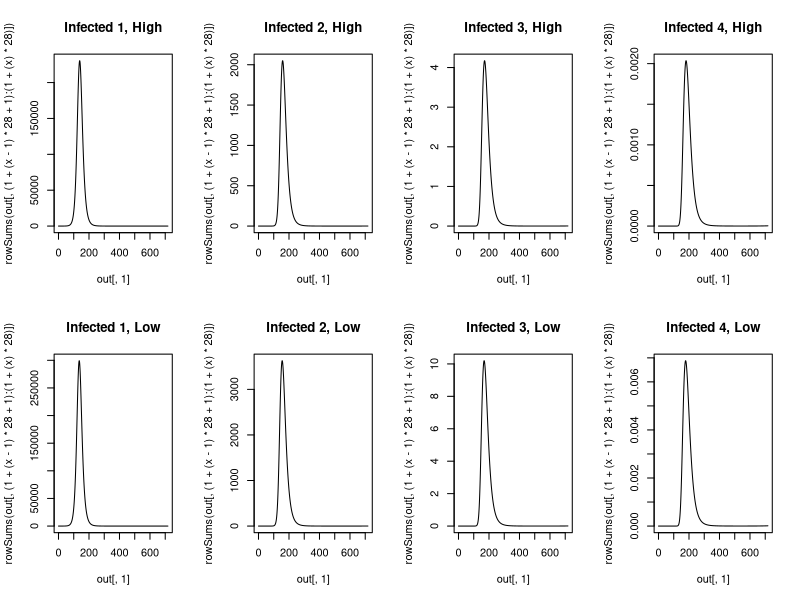
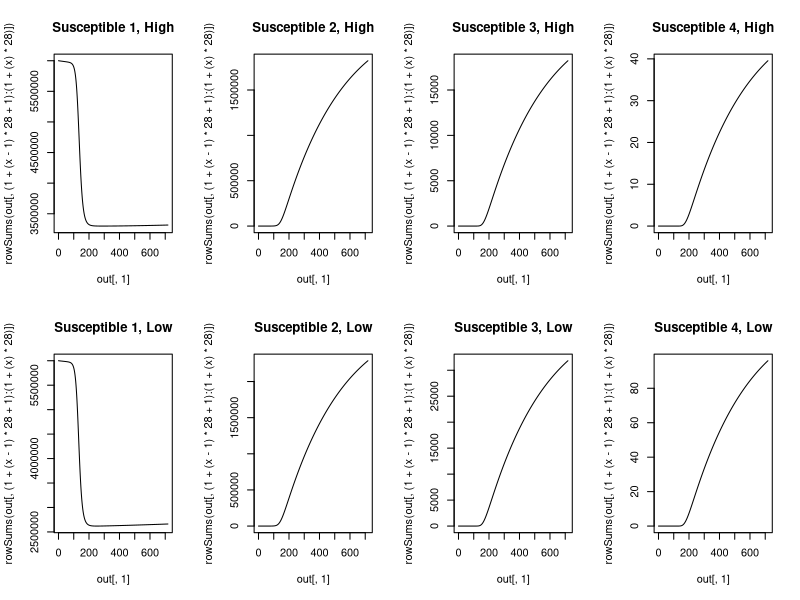
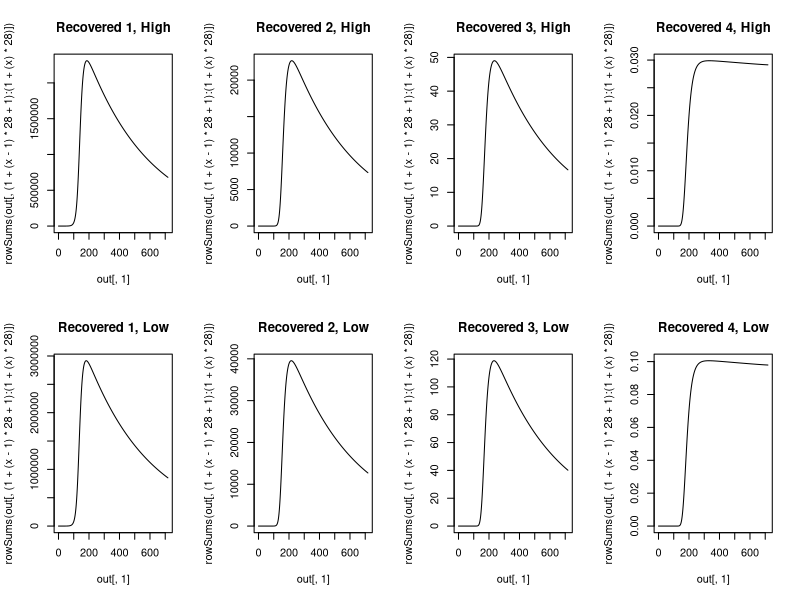

Reproduce these figures in R, in order. (Note: this script raises an error after producing the figures.)
############################
#CRC info
############################
args = commandArgs(TRUE)
input = as.numeric(args[1])
vac.vec = seq(from = 0, to = 1, by = .2)
vac = vac.vec[input]

library(deSolve)

############################
#Initial condidtions and parameters
############################
percentage_vec <- c(rep(1.8,5), rep(1.8,5), rep(1.84,5), rep(1.86,5),
                    17.2, 15, 12.7, 8.8, 5.5, 2.8, 1.3, 0.2)
percentage_vec <- percentage_vec / 100
initial_conditions <- as.data.frame(matrix(NA, nrow = 28*4, ncol = 3))
initial_conditions[,2] <- rep(1:28,4)
for(i in 1:4){
  x <- i - 1
  initial_conditions[x*(28) + (1:28),1] <- rep(i,28)
}
initial_conditions[,3] <- rep(percentage_vec,4)

susceptible_init_h <- cbind(initial_conditions[,1], initial_conditions[,2], rep(NA, 112))
susceptible_init_h[,3] <- c(initial_conditions[1:28,3] * 6 *10^6, initial_conditions[29:56,3] * 0, 
                            initial_conditions[57:84,3] * 0, initial_conditions[85:112,3] * 0)
susceptible_init_l <- cbind(initial_conditions[,1], initial_conditions[,2], rep(NA, 112))
susceptible_init_l[,3] <- c(initial_conditions[1:28,3] * 6 *10^6, initial_conditions[29:56,3] * 0, 
                            initial_conditions[57:84,3] * 0, initial_conditions[85:112,3] * 0)

infected_init_h <- cbind(initial_conditions[,1], initial_conditions[,2], rep(NA, 112))
infected_init_h[,3] <- c(initial_conditions[1:28,3] * 1, initial_conditions[29:56,3] * 0, 
                         initial_conditions[57:84,3] * 0, initial_conditions[85:112,3] * 0)
infected_init_l <- cbind(initial_conditions[,1], initial_conditions[,2], rep(NA, 112))
infected_init_l[,3] <- c(initial_conditions[1:28,3] * 1, initial_conditions[29:56,3] * 0, 
                         initial_conditions[57:84,3] * 0, initial_conditions[85:112,3] * 0)

recovered_init_h <- cbind(initial_conditions[,1], initial_conditions[,2], rep(NA, 112))
recovered_init_h[,3] <- c(initial_conditions[1:28,3] * 0, initial_conditions[29:56,3] * 0, 
                          initial_conditions[57:84,3] * 0, initial_conditions[85:112,3] * 0)
recovered_init_l <- cbind(initial_conditions[,1], initial_conditions[,2], rep(NA, 112))
recovered_init_l[,3] <- c(initial_conditions[1:28,3] * 0, initial_conditions[29:56,3] * 0, 
                          initial_conditions[57:84,3] * 0, initial_conditions[85:112,3] * 0)


susceptible_h <- function(exposure){
  x <- exposure - 1
  susceptible <- c(susceptible_init_h[(x * 28) + 1:28,3])
}
susceptible_total_h <- sum(susceptible_h(1) + susceptible_h(2) + susceptible_h(3) + susceptible_h(4))
susceptible_l <- function(exposure){
  x <- exposure - 1
  susceptible <- c(susceptible_init_l[(x * 28) + 1:28,3])
}
susceptible_total_l <- sum(susceptible_l(1) + susceptible_l(2) + susceptible_l(3) + susceptible_l(4))

infected_h <- function(exposure){
  x <- exposure - 1
  infected <- c(infected_init_h[(x * 28) + 1:28,3])
} 
infected_total_h <- sum(infected_h(1) + infected_h(2) + infected_h(3) + infected_h(4))
infected_l <- function(exposure){
  x <- exposure - 1
  infected <- c(infected_init_l[(x * 28) + 1:28,3])
} 
infected_total_l <- sum(infected_l(1) + infected_l(2) + infected_l(3) + infected_l(4))

recovered_h <- function(exposure){
  x <- exposure - 1
  recovered <- c(recovered_init_h[(x * 28) + 1:28,3])
} 
recovered_total_h <- sum(recovered_h(1) + recovered_h(2) + recovered_h(3) + recovered_h(4))
recovered_l <- function(exposure){
  x <- exposure - 1
  recovered <- c(recovered_init_l[(x * 28) + 1:28,3])
} 
recovered_total_l <- sum(recovered_l(1) + recovered_l(2) + recovered_l(3) + recovered_l(4))

population_h <- sum(susceptible_total_h + infected_total_h + recovered_total_h)
population_l <- sum(susceptible_total_l + infected_total_l + recovered_total_l)


native <- c(rep(1, 7), rep(0.86, 9), rep(0.842, 4), 0.814, 0.7676, 0.7784, rep(0.809, 5))

parms <- c(beta_h = 0.3447,
           beta_l = 0.4529,
           gamma = 1/4,
           sigma = 1/(365 * 1.2),
           mu = 19 / (1000 * 365),
           delta = c((0.013 / 365), rep(0.001 / 365, 4), rep(0, 10), rep(0.001, 5), 
                     0.002 / 365, 0.0025 / 365, 
                     0.004 / 365, 0.0085 / 365,
                     0.0175 / 365, 0.0425 / 365,
                     0.114 / 365, 0.151 / 365),
           age_window = c(rep(1, 21), rep(10, 7)),
           native = c(rep(1, 7), rep(0.86, 9), rep(0.842, 4), 0.814, 0.7676, 0.7784, rep(0.809, 5)),
           travel <- 1 - native,
           vac_h = vac,
           vac_l = vac)

############################
#MODEL
############################
model <- function(t, y, parms){
  
  beta_h <- parms[1]
  beta_l <- parms[2]
  gamma <- parms[3]
  sigma <- parms[4]
  mu <- parms[5]
  delta <- parms[6:33]
  age_window <- parms[34:61]
  native <- parms[62:89]
  travel <- parms[90:117]
  vac_h <- c(rep(0,8), ifelse((t>(365*30)), parms[118] / 365, 0), rep(0,19))
  vac_l <- c(rep(0,8), ifelse((t>(365*30)), parms[119] / 365, 0), rep(0,19))
  
  S1_h <- y[1:28]
  I1_h <- y[29:56]
  R1_h <- y[57:84]
  S2_h <- y[85:112]
  I2_h <- y[113:140]
  R2_h <- y[141:168]
  S3_h <- y[169:196]
  I3_h <- y[197:224]
  R3_h <- y[225:252]
  S4_h <- y[253:280]
  I4_h <- y[281:308]
  R4_h <- y[309:336]
  
  S1_l <- y[337:364]
  I1_l <- y[365:392]
  R1_l <- y[393:420]
  S2_l <- y[421:448]
  I2_l <- y[449:476]
  R2_l <- y[477:504]
  S3_l <- y[505:532]
  I3_l <- y[533:560]
  R3_l <- y[561:588]
  S4_l <- y[589:616]
  I4_l <- y[617:644]
  R4_l <- y[645:672]
  
  FOI <- y[673]
  FOI_h <- y[674]
  FOI_l <- y[675]
  
  infected_total_h <- sum(sum(I1_h), sum(I2_h), sum(I3_h), sum(I4_h))
  population_h <- y[1:336]
  pop_h <- sum(population_h)
  infected_total_l <- sum(sum(I1_l), sum(I2_l), sum(I3_l), sum(I4_l))
  population_l <- y[337:672]
  pop_l <- sum(population_l)
  
  effective_population_h <- population_h + rep(travel,12) * population_l
  effective_population_h <- sum(effective_population_h)
  effective_population_l <- population_l + rep(travel,12) * population_h
  effective_population_l <- sum(effective_population_l)
  
  #first infection
  dS1_h <-  
    mu * c(pop_h, rep(0,27)) +
    c(0, 1/365 / head(age_window, -1) * head(S1_h, -1)) -
    c(1/365 / head(age_window, -1) * head(S1_h, -1), 0) -
    native * S1_h * (beta_h * infected_total_h / effective_population_h) -
    travel * S1_h * (beta_l * infected_total_l / effective_population_l) -
    S1_h * delta -
    S1_h * vac_h
  dS1_l <-  
    mu * c(pop_l, rep(0,27)) +
    c(0, 1/365 / head(age_window, -1) * head(S1_l, -1)) -
    c(1/365 / head(age_window, -1) * head(S1_l, -1), 0) -
    travel * S1_l * (beta_h * infected_total_h / effective_population_h) -
    native * S1_l * (beta_l * infected_total_l / effective_population_l) -
    S1_l * delta - 
    S1_l * vac_l
  
  dI1_h <- 
    native * S1_h * (beta_h * infected_total_h / effective_population_h) +
    travel * S1_h * (beta_l * infected_total_l / effective_population_l) +
    c(0, 1/365 / head(age_window, -1) * head(I1_h, -1)) -
    c(1/365 / head(age_window, -1) * head(I1_h, -1), 0) -
    I1_h * gamma -
    I1_h * delta
  dI1_l <- 
    travel * S1_l * (beta_h * infected_total_h / effective_population_h) +
    native * S1_l * (beta_l * infected_total_l / effective_population_l) +
    c(0, 1/365 / head(age_window, -1) * head(I1_l, -1)) -
    c(1/365 / head(age_window, -1) * head(I1_l, -1), 0) -
    I1_l * gamma -
    I1_l * delta
  
  FOI <- FOI + (sum(dI1_h+dI1_l) / (sum(dS1_h+dS1_l) + 1))
  FOI_h <- FOI_h + (sum(dI1_h) / (sum(dS1_h)+1))
  FOI_l <- FOI_l + (sum(dI1_l) / (sum(dS1_l)+1))
  
  dR1_h <-
    I1_h * gamma +
    c(0, 1/365 / head(age_window, -1) * head(R1_h, -1)) -
    c(1/365 / head(age_window, -1) * head(R1_h, -1), 0) -
    R1_h * sigma -
    R1_h * delta +
    S1_h * vac_h - 
    R1_h * vac_h
  dR1_l <-
    I1_l * gamma +
    c(0, 1/365 / head(age_window, -1) * head(R1_l, -1)) -
    c(1/365 / head(age_window, -1) * head(R1_l, -1), 0) -
    R1_l * sigma -
    R1_l * delta +
    S1_l * vac_l - 
    R1_l * vac_l
  
  #second infection
  dS2_h <- 
    R1_h * sigma +
    c(0, 1/365 / head(age_window, -1) * head(S2_h, -1)) -
    c(1/365 / head(age_window, -1) * head(S2_h, -1), 0) -
    native * S2_h * (0.75 * beta_h * infected_total_h / effective_population_h) -
    travel * S2_h * (0.75 * beta_l * infected_total_l / effective_population_l) -
    S2_h * delta - 
    S2_h * vac_h
  dS2_l <- 
    R1_l * sigma +
    c(0, 1/365 / head(age_window, -1) * head(S2_l, -1)) -
    c(1/365 / head(age_window, -1) * head(S2_l, -1), 0) -
    travel * S2_l * (0.75 * beta_h * infected_total_h / effective_population_h) -
    native * S2_l * (0.75 * beta_l * infected_total_l / effective_population_l) -
    S2_l * delta - 
    S2_l * vac_l
  
  dI2_h <- 
    native * S2_h * (0.75 * beta_h * infected_total_h / effective_population_h) +
    travel * S2_h * (0.75 * beta_l * infected_total_l / effective_population_l) +
    c(0, 1/365 / head(age_window, -1) * head(I2_h, -1)) -
    c(1/365 / head(age_window, -1) * head(I2_h, -1), 0) -
    I2_h * gamma -
    I2_h * delta
  dI2_l <- 
    travel * S2_l * (0.75 * beta_h * infected_total_h / effective_population_h) +
    native * S2_l * (0.75 * beta_l * infected_total_l / effective_population_l) +
    c(0, 1/365 / head(age_window, -1) * head(I2_l, -1)) -
    c(1/365 / head(age_window, -1) * head(I2_l, -1), 0) -
    I2_l * gamma -
    I2_l * delta
  
  FOI <- FOI + (sum(dI2_h+dI2_l) / (sum(dS2_h+dS2_l) + 1))
  FOI_h <- FOI_h + (sum(dI2_h) / (sum(dS2_h)+1))
  FOI_l <- FOI_l + (sum(dI2_l) / (sum(dS2_l)+1))
  
  dR2_h <-  
    I2_h * gamma +  
    c(0, 1/365 / head(age_window, -1) * head(R2_h, -1)) -
    c(1/365 / head(age_window, -1) * head(R2_h, -1), 0) -
    R2_h * sigma -
    R2_h * delta +
    R1_h * vac_h +
    S2_h * vac_h -
    R2_h * vac_h
  dR2_l <-  
    I2_l * gamma +  
    c(0, 1/365 / head(age_window, -1) * head(R2_l, -1)) -
    c(1/365 / head(age_window, -1) * head(R2_l, -1), 0) -
    R2_l * sigma -
    R2_l * delta + 
    R1_l * vac_l +
    S2_l * vac_l -
    R2_l * vac_l
  
  #third infection
  dS3_h <- 
    R2_h * sigma + 
    c(0, 1/365 / head(age_window, -1) * head(S3_h, -1)) -
    c(1/365 / head(age_window, -1) * head(S3_h, -1), 0) -
    native * S3_h * (0.5 * beta_h * infected_total_h / effective_population_h) -
    travel * S3_h * (0.5 * beta_l * infected_total_l / effective_population_l) -
    S3_h * delta -
    S3_h * vac_h
  dS3_l <- 
    R2_l * sigma + 
    c(0, 1/365 / head(age_window, -1) * head(S3_l, -1)) -
    c(1/365 / head(age_window, -1) * head(S3_l, -1), 0) -
    travel * S3_l * (0.5 * beta_h * infected_total_h / effective_population_h) -
    native * S3_l * (0.5 * beta_l * infected_total_l / effective_population_l) -
    S3_l * delta -
    S3_l * vac_l
  
  dI3_h <- 
    native * S3_h * (0.5 * beta_h * infected_total_h / effective_population_h) +
    travel * S3_h * (0.5 * beta_l * infected_total_l / effective_population_l) +
    c(0, 1/365 / head(age_window, -1) * head(I3_h, -1)) -
    c(1/365 / head(age_window, -1) * head(I3_h, -1), 0) -
    I3_h * gamma -
    I3_h * delta
  dI3_l <- 
    travel * S3_l * (0.5 * beta_h * infected_total_h / effective_population_h) +
    native * S3_l * (0.5 * beta_l * infected_total_l / effective_population_l) +
    c(0, 1/365 / head(age_window, -1) * head(I3_l, -1)) -
    c(1/365 / head(age_window, -1) * head(I3_l, -1), 0) -
    I3_l * gamma -
    I3_l * delta
  
  FOI <- FOI + (sum(dI3_h+dI1_l) / (sum(dS3_h+dS3_l) + 1))
  FOI_h <- FOI_h + (sum(dI3_h) / (sum(dS3_h)+1))
  FOI_l <- FOI_l + (sum(dI3_l) / (sum(dS3_l)+1))
  
  dR3_h <- 
    I3_h * gamma +
    c(0, 1/365 / head(age_window, -1) * head(R3_h, -1)) -
    c(1/365 / head(age_window, -1) * head(R3_h, -1), 0) -
    R3_h * sigma -
    R3_h * delta + 
    R2_h * vac_h +
    S3_h * vac_h -
    R3_h * vac_h
  dR3_l <- 
    I3_l * gamma +
    c(0, 1/365 / head(age_window, -1) * head(R3_l, -1)) -
    c(1/365 / head(age_window, -1) * head(R3_l, -1), 0) -
    R3_l * sigma -
    R3_l * delta +
    R3_l * vac_l +
    S3_l * vac_l - 
    R3_l * vac_l
  
  #fourth infection
  dS4_h <- 
    R3_h * sigma +
    c(0, 1/365 / head(age_window, -1) * head(S4_h, -1)) -
    c(1/365 / head(age_window, -1) * head(S4_h, -1), 0) -
    native * S4_h * (0.25 * beta_h * infected_total_h / effective_population_h) -
    travel * S4_h * (0.25 * beta_l * infected_total_l / effective_population_l) -
    S4_h * delta - 
    S4_h * vac_h
  dS4_l <- 
    R3_l * sigma +
    c(0, 1/365 / head(age_window, -1) * head(S4_l, -1)) -
    c(1/365 / head(age_window, -1) * head(S4_l, -1), 0) -
    travel * S4_l * (0.25 * beta_h * infected_total_h / effective_population_h) -
    native * S4_l * (0.25 * beta_l * infected_total_l / effective_population_l) -
    S4_l * delta - 
    S4_l * vac_l
  
  dI4_h <- 
    native * S4_h * (0.25 * beta_h * infected_total_h / effective_population_h) +
    travel * S4_h * (0.25 * beta_l * infected_total_l / effective_population_l) +
    c(0, 1/365 / head(age_window, -1) * head(I4_h, -1)) -
    c(1/365 / head(age_window, -1) * head(I4_h, -1), 0) -
    I4_h * gamma -
    I4_h * delta
  dI4_l <- 
    travel * S4_l * (0.25 * beta_h * infected_total_h / effective_population_h) +
    native * S4_l * (0.25 * beta_l * infected_total_l / effective_population_l) +
    c(0, 1/365 / head(age_window, -1) * head(I4_l, -1)) -
    c(1/365 / head(age_window, -1) * head(I4_l, -1), 0) -
    I4_l * gamma -
    I4_l * delta
  
  FOI <- FOI + (sum(dI4_h+dI4_l) / (sum(dS4_h+dS4_l) + 1))
  FOI_h <- FOI_h + (sum(dI4_h) / (sum(dS4_h)+1))
  FOI_l <- FOI_l + (sum(dI4_l) / (sum(dS4_l)+1))
  
  dR4_h <- 
    I4_h * gamma +
    c(0, 1/365 / head(age_window, -1) * head(R4_h, -1)) -
    c(1/365 / head(age_window, -1) * head(R4_h, -1), 0) -
    R4_h * delta +
    R3_h * vac_h +
    S4_h * vac_h
  dR4_l <- 
    I4_l * gamma +
    c(0, 1/365 / head(age_window, -1) * head(R4_l, -1)) -
    c(1/365 / head(age_window, -1) * head(R4_l, -1), 0) -
    R4_l * delta + 
    R3_l * vac_l +
    S4_l * vac_l
  
  
  list(c(dS1_h, dI1_h, dR1_h,
         dS2_h, dI2_h, dR2_h,
         dS3_h, dI3_h, dR3_h,
         dS4_h, dI4_h, dR4_h,
         dS1_l, dI1_l, dR1_l,
         dS2_l, dI2_l, dR2_l,
         dS3_l, dI3_l, dR3_l,
         dS4_l, dI4_l, dR4_l, 
         FOI, FOI_h, FOI_l))
  
}

############################
#RUN MODEL
############################
y_init <- c(susceptible_h(1), infected_h(1), recovered_h(1),
            susceptible_h(2), infected_h(2), recovered_h(2),
            susceptible_h(3), infected_h(3), recovered_h(3),
            susceptible_h(4), infected_h(4), recovered_h(4),
            susceptible_l(1), infected_l(1), recovered_l(1),
            susceptible_l(2), infected_l(2), recovered_l(2),
            susceptible_l(3), infected_l(3), recovered_l(3),
            susceptible_l(4), infected_l(4), recovered_l(4),
            0, 0, 0)
times <- seq(from = 0, to = 365 * 50, by = .1)
out <- ode(times = times, y = y_init, func = model, parms = parms)

############################
#PROCESSING
############################
#png(filename = paste('infections_', input, '.png', sep = ''))
#par(mfrow = c(2,2))
#infected_names <- c("Infected 1", "Infected 2", "Infected 3", "Infected 4")
#for(i in 0:3){
#  x <- 2 + 3 * i
#  y <- x + 12
#  legend_y <- max(rowSums(out[,(1+(x-1)*28+1):(1+(x)*28)]))
#  {plot(out[,1],rowSums(out[,(1+(x-1)*28+1):(1+(x)*28)]),type='l', 
#        col = "red", lwd = 2, ylab = '',
#        main = infected_names[i + 1])
#    lines(out[,1],rowSums(out[,(1+(y-1)*28+1):(1+(y)*28)]),type='l', lwd = 2)
#    legend(8000, (2/3) * legend_y, legend=c("High SES", "Low SES"),
#           col=c("red", "black"), lwd = c(2,2), cex=0.8)
#  }}
#dev.off()


############################
#OUTPUT
############################
out_last <- out[nrow(out),]
FOI <- out[,674]
FOI_h <- out[,675]
FOI_l <- out[,676]
save(out_last, file = paste('output_', input, '.RData', sep = ''))
save(FOI, file = paste('FOI_', input, '.RData', sep = ''))
save(FOI_h, file = paste('FOI.h_', input, '.RData', sep = ''))
save(FOI_l, file = paste('FOI.l_', input, '.RData', sep = ''))

#prop infected over time
#years = 50
#infected <- matrix(NA, nrow = 4, ncol = years * 365 * 10)

#plot infected
png(filename = paste('infected_', input, '.png', sep = ''))
par(mfrow = c(2,4))
infected_names <- c("Infected 1, High", "Infected 2, High", 
                    "Infected 3, High", "Infected 4, High",
                    "Infected 1, Low", "Infected 2, Low", 
                    "Infected 3, Low", "Infected 4, Low")
for(i in 0:7){
  x <- 2 + 3 * i
  plot(out[,1],rowSums(out[,(1+(x-1)*28+1):(1+(x)*28)]),type='l', 
       col = "black",
       main = infected_names[i + 1])
}
dev.off()

#Plot susceptible
png(filename = paste('susceptible_', input, '.png', sep = ''))
par(mfrow = c(2,4))
susceptible_names <- c("Susceptible 1, High", "Susceptible 2, High", 
                       "Susceptible 3, High", "Susceptible 4, High",
                       "Susceptible 1, Low", "Susceptible 2, Low", 
                       "Susceptible 3, Low", "Susceptible 4, Low")
for(i in 0:7){
  x <- 1 + 3 * i
  plot(out[,1],rowSums(out[,(1+(x-1)*28+1):(1+(x)*28)]),type='l', 
         col = "black", main = susceptible_names[i + 1])
}
dev.off()

#plot recovered
png(filename = paste('recovered_', input, '.png', sep = ''))
par(mfrow = c(2,4))
recovered_names <- c("Recovered 1, High", "Recovered 2, High", 
                     "Recovered 3, High", "Recovered 4, High",
                     "Recovered 1, Low", "Recovered 2, Low", 
                     "Recovered 3, Low", "Recovered 4, Low")
for(i in 0:7){
  x <- 3 + 3 * i
  plot(out[,1],rowSums(out[,(1+(x-1)*28+1):(1+(x)*28)]),type='l', 
         col = "black", main = recovered_names [i + 1])
}
dev.off()

#plot proportions SIR over time 
png(filename = paste('prop.h.SIR_', input, '.png', sep = ''))
years = 50
ts <- matrix(NA, nrow = 12, ncol = years * 365 * 10)
for(j in 1:12){
  for(i in 1:(years* 365 * 10)){
    x <- j - 1
    ts[j,i] <- sum(out[i,((x * 28) + 2):((x * 28) + 29)]) / sum(out[i,2:337])
  }
}
par(mar=c(5.1, 4.1, 4.1, 8.1), xpd=TRUE)
barplot(ts, col = topo.colors(12), 
        border=topo.colors(12), space=0.04, main ="Proportion of Each Category, High SES",
        xlab = "Timestep")
legend("topright",  inset=c(-0.2,0),
       c("S1", "I1", "R1", 
         "S2", "I2", "R2",
         "S3", "I3", "R3",
         "S4", "I4", "R4"), 
       fill=topo.colors(12), horiz=FALSE, cex=0.8)
dev.off()

png(filename = paste('prop.l.SIR_', input, '.png', sep = ''))
years <- 2
ts_l <- matrix(NA, nrow = 12, ncol = years * 365 * 10)
for(j in 1:12){
  for(i in 1:(years* 365 * 10)){
    x <- j - 1
    ts_l[j,i] <- sum(out[i,((x * 28) + 2+ 336):((x * 28) + 29 + 336)]) / sum(out[i,2:337])
  }
}
{par(mar=c(5.1, 4.1, 4.1, 8.1), xpd=TRUE)
barplot(ts_l, col = topo.colors(12), 
        border=topo.colors(12), space=0.04, main ="Proportion of Each Category, Low SES",
        xlab = "Timestep")
legend("topright",  inset=c(-0.2,0),
       c("S1", "I1", "R1", 
         "S2", "I2", "R2",
         "S3", "I3", "R3",
         "S4", "I4", "R4"), 
       fill=topo.colors(12), horiz=FALSE, cex=0.8)}
dev.off()
